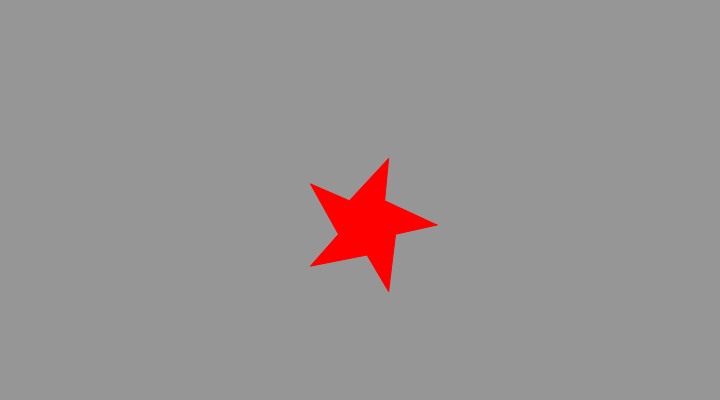
Frame 1 (no input)
Frame 60 (no input): identical to frame 1, image omitted
Frame 120 (the mouse pressed at the canvas centre since frame 60): identical to frame 1, image omitted

The p5.js sketch that drew this single still picture (run headless with seeded random() and noise() and a simulated clock; from frame 60 on, the mouse is pressed at the canvas centre):

// p5.js sketch
// ── sketch.js
function setup() {
  createCanvas(720, 400);
}

function draw() {
  stroke(255,0,0)
  fill(255,0,0)
  background(150);
  push();
  translate(width*0.5, height*0.5);
  star(7, 25, 30, 70, 5);
}
function star(x, y, radius1, radius2, npoints) {
  var angle = TWO_PI / npoints;
  var halfAngle = angle/4.0;
  beginShape();
  for (var a = 0; a < TWO_PI; a += angle) {
    var sx = x + cos(a) * radius2;
    var sy = y + sin(a) * radius2;
    vertex(sx, sy);
    sx = x + cos(a+halfAngle) * radius1;
    sy = y + sin(a+halfAngle) * radius1;
    vertex(sx, sy);
  }
  endShape(CLOSE);
}
